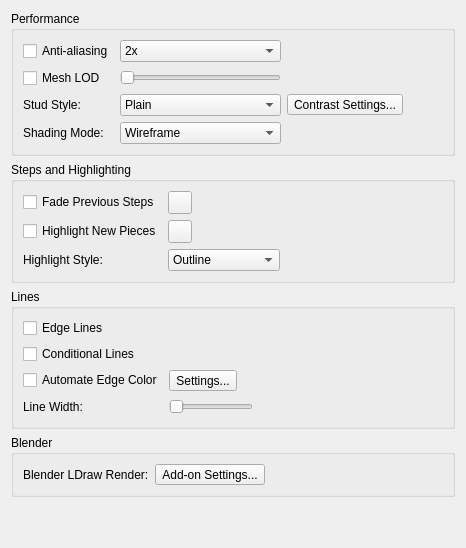
     <widget class="QWidget" name="tabRendering">
      <property name="whatsThis">
       <string>&lt;p&gt;&lt;b&gt;Rendering Preferences&lt;/b&gt;&lt;/p&gt;&lt;p&gt;Control shading, stud geometry, selection appearance, edges, and step effects. Some options are unavailable when the graphics system does not support them.&lt;/p&gt;</string>
      </property>
      <attribute name="title">
       <string>Rendering</string>
      </attribute>
      <layout class="QVBoxLayout" name="verticalLayout_8">
       <item>
        <widget class="QGroupBox" name="PerformanceGroup">
         <property name="title">
          <string>Performance</string>
         </property>
         <layout class="QGridLayout" name="PerformanceLayout">
          <item row="0" column="0">
           <widget class="QCheckBox" name="antiAliasing">
            <property name="toolTip">
             <string>Smooth jagged edges in model views; changes require restarting StudWorks.</string>
            </property>
            <property name="text">
             <string>Anti-aliasing</string>
            </property>
           </widget>
          </item>
          <item row="0" column="1">
           <widget class="QComboBox" name="antiAliasingSamples">
            <property name="accessibleName">
             <string>Antialiasing Samples</string>
            </property>
            <property name="toolTip">
             <string>Choose the antialiasing sample count; more samples can use more graphics resources.</string>
            </property>
            <item>
             <property name="text">
              <string>2x</string>
             </property>
            </item>
            <item>
             <property name="text">
              <string>4x</string>
             </property>
            </item>
            <item>
             <property name="text">
              <string>8x</string>
             </property>
            </item>
           </widget>
          </item>
          <item row="1" column="0">
           <widget class="QCheckBox" name="MeshLOD">
            <property name="toolTip">
             <string>Use simpler meshes for distant pieces to improve display performance.</string>
            </property>
            <property name="text">
             <string>Mesh LOD</string>
            </property>
           </widget>
          </item>
          <item row="1" column="1">
           <widget class="QSlider" name="MeshLODSlider">
            <property name="accessibleName">
             <string>Mesh Detail Distance</string>
            </property>
            <property name="toolTip">
             <string>Set the distance in LDraw units at which simpler piece meshes are used.</string>
            </property>
            <property name="sizePolicy">
             <sizepolicy hsizetype="Minimum" vsizetype="Fixed">
              <horstretch>0</horstretch>
              <verstretch>0</verstretch>
             </sizepolicy>
            </property>
            <property name="orientation">
             <enum>Qt::Orientation::Horizontal</enum>
            </property>
            <property name="tickPosition">
             <enum>QSlider::TickPosition::NoTicks</enum>
            </property>
           </widget>
          </item>
          <item row="1" column="2">
           <widget class="QLabel" name="MeshLODLabel">
            <property name="text">
             <string/>
            </property>
           </widget>
          </item>
          <item row="2" column="0">
           <widget class="QLabel" name="label_24">
            <property name="toolTip">
             <string>Choose stud geometry and the high contrast stud styles.</string>
            </property>
            <property name="buddy">
             <cstring>studStyleCombo</cstring>
            </property>
            <property name="text">
             <string>Stud Style:</string>
            </property>
           </widget>
          </item>
          <item row="2" column="1">
           <widget class="QComboBox" name="studStyleCombo">
            <property name="accessibleName">
             <string>Stud Style</string>
            </property>
            <property name="toolTip">
             <string>Choose stud geometry and the high contrast stud styles.</string>
            </property>
            <item>
             <property name="text">
              <string>Plain</string>
             </property>
            </item>
            <item>
             <property name="text">
              <string>Thin Lines Logo</string>
             </property>
            </item>
            <item>
             <property name="text">
              <string>Outline Logo</string>
             </property>
            </item>
            <item>
             <property name="text">
              <string>Sharp Top Logo</string>
             </property>
            </item>
            <item>
             <property name="text">
              <string>Rounded Top Logo</string>
             </property>
            </item>
            <item>
             <property name="text">
              <string>Flattened Logo</string>
             </property>
            </item>
            <item>
             <property name="text">
              <string>High Contrast</string>
             </property>
            </item>
            <item>
             <property name="text">
              <string>High Contrast with Logo</string>
             </property>
            </item>
           </widget>
          </item>
          <item row="2" column="2">
           <widget class="QToolButton" name="HighContrastButton">
            <property name="toolTip">
             <string>Configure colors and the light/dark threshold for high contrast stud styles.</string>
            </property>
            <property name="text">
             <string>Contrast Settings...</string>
            </property>
           </widget>
          </item>
          <item row="3" column="0">
           <widget class="QLabel" name="label_3">
            <property name="toolTip">
             <string>Choose how piece surfaces and edges are drawn in model views.</string>
            </property>
            <property name="buddy">
             <cstring>ShadingMode</cstring>
            </property>
            <property name="text">
             <string>Shading Mode:</string>
            </property>
           </widget>
          </item>
          <item row="3" column="1">
           <widget class="QComboBox" name="ShadingMode">
            <property name="accessibleName">
             <string>Shading Mode</string>
            </property>
            <property name="toolTip">
             <string>Choose how piece surfaces and edges are drawn in model views.</string>
            </property>
            <item>
             <property name="text">
              <string>Wireframe</string>
             </property>
            </item>
            <item>
             <property name="text">
              <string>Flat Shading</string>
             </property>
            </item>
            <item>
             <property name="text">
              <string>Default Lights</string>
             </property>
            </item>
           </widget>
          </item>
          <item row="0" column="3">
           <spacer name="horizontalSpacer_2">
            <property name="orientation">
             <enum>Qt::Orientation::Horizontal</enum>
            </property>
            <property name="sizeHint" stdset="0">
             <size>
              <width>40</width>
              <height>20</height>
             </size>
            </property>
           </spacer>
          </item>
         </layout>
        </widget>
       </item>
       <item>
        <widget class="QGroupBox" name="StepsGroup">
         <property name="title">
          <string>Steps and Highlighting</string>
         </property>
         <layout class="QGridLayout" name="StepsLayout">
          <item row="0" column="0">
           <widget class="QCheckBox" name="FadeSteps">
            <property name="toolTip">
             <string>Tint pieces from previous building steps with the chosen fade color.</string>
            </property>
            <property name="text">
             <string>Fade Previous Steps</string>
            </property>
           </widget>
          </item>
          <item row="0" column="1">
           <widget class="QToolButton" name="FadeStepsColor">
            <property name="accessibleName">
             <string>Previous Step Color</string>
            </property>
            <property name="toolTip">
             <string>Choose the tint used for pieces from previous steps.</string>
            </property>
            <property name="text">
             <string/>
            </property>
           </widget>
          </item>
          <item row="1" column="0">
           <widget class="QCheckBox" name="HighlightNewParts">
            <property name="toolTip">
             <string>Highlight pieces introduced in the current building step.</string>
            </property>
            <property name="text">
             <string>Highlight New Pieces</string>
            </property>
           </widget>
          </item>
          <item row="1" column="1">
           <widget class="QToolButton" name="HighlightNewPartsColor">
            <property name="accessibleName">
             <string>New Piece Highlight Color</string>
            </property>
            <property name="toolTip">
             <string>Choose the highlight color for pieces in the current step.</string>
            </property>
            <property name="text">
             <string/>
            </property>
           </widget>
          </item>
          <item row="2" column="0">
           <widget class="QLabel" name="HighlightRenderModeLabel">
            <property name="whatsThis">
             <string>&lt;p&gt;&lt;b&gt;Highlight Style&lt;/b&gt;&lt;/p&gt;&lt;p&gt;Choose how selected pieces and pieces added in the current step are highlighted in the viewport. Outline uses fading outlines in the selection, focus, or new-piece highlight color. Selected pieces also receive a faint fill over obscured portions. Tint and Edges uses tinted faces and colored edges for selection, and colored edges for new pieces.&lt;/p&gt;&lt;p&gt;New-piece highlighting requires Highlight New Pieces. Wireframe views, image exports, and systems without outline support use Tint and Edges.&lt;/p&gt;</string>
            </property>
            <property name="toolTip">
             <string>Choose how selected pieces and new pieces are highlighted in the viewport.</string>
            </property>
            <property name="text">
             <string>Highlight Style:</string>
            </property>
            <property name="buddy">
             <cstring>HighlightRenderMode</cstring>
            </property>
           </widget>
          </item>
          <item row="2" column="1">
           <widget class="QComboBox" name="HighlightRenderMode">
            <property name="accessibleName">
             <string>Highlight Style</string>
            </property>
            <property name="whatsThis">
             <string>&lt;p&gt;&lt;b&gt;Highlight Style&lt;/b&gt;&lt;/p&gt;&lt;p&gt;Choose how selected pieces and pieces added in the current step are highlighted in the viewport. Outline uses fading outlines in the selection, focus, or new-piece highlight color. Selected pieces also receive a faint fill over obscured portions. Tint and Edges uses tinted faces and colored edges for selection, and colored edges for new pieces.&lt;/p&gt;&lt;p&gt;New-piece highlighting requires Highlight New Pieces. Wireframe views, image exports, and systems without outline support use Tint and Edges.&lt;/p&gt;</string>
            </property>
            <property name="toolTip">
             <string>Choose how selected pieces and new pieces are highlighted in the viewport.</string>
            </property>
            <item>
             <property name="text">
              <string>Outline</string>
             </property>
            </item>
            <item>
             <property name="text">
              <string>Tint and Edges</string>
             </property>
            </item>
           </widget>
          </item>
          <item row="0" column="3">
           <spacer name="StepsSpacer">
            <property name="orientation">
             <enum>Qt::Orientation::Horizontal</enum>
            </property>
            <property name="sizeHint" stdset="0">
             <size>
              <width>40</width>
              <height>20</height>
             </size>
            </property>
           </spacer>
          </item>
         </layout>
        </widget>
       </item>
       <item>
        <widget class="QGroupBox" name="groupBox_8">
         <property name="title">
          <string>Lines</string>
         </property>
         <layout class="QGridLayout" name="gridLayout_5">
          <item row="3" column="2">
           <widget class="QLabel" name="LineWidthLabel">
            <property name="text">
             <string/>
            </property>
           </widget>
          </item>
          <item row="1" column="0">
           <widget class="QCheckBox" name="ConditionalLinesCheckBox">
            <property name="toolTip">
             <string>Draw conditional lines where needed to show curved piece surfaces.</string>
            </property>
            <property name="text">
             <string>Conditional Lines</string>
            </property>
           </widget>
          </item>
          <item row="3" column="3">
           <spacer name="horizontalSpacer_9">
            <property name="orientation">
             <enum>Qt::Orientation::Horizontal</enum>
            </property>
            <property name="sizeHint" stdset="0">
             <size>
              <width>40</width>
              <height>20</height>
             </size>
            </property>
           </spacer>
          </item>
          <item row="3" column="0">
           <widget class="QLabel" name="label_26">
            <property name="toolTip">
             <string>Set edge-line width within the range supported by the graphics system.</string>
            </property>
            <property name="buddy">
             <cstring>LineWidthSlider</cstring>
            </property>
            <property name="text">
             <string>Line Width:</string>
            </property>
           </widget>
          </item>
          <item row="3" column="1">
           <widget class="QSlider" name="LineWidthSlider">
            <property name="accessibleName">
             <string>Line Width</string>
            </property>
            <property name="toolTip">
             <string>Set edge-line width within the range supported by the graphics system.</string>
            </property>
            <property name="sizePolicy">
             <sizepolicy hsizetype="Minimum" vsizetype="Fixed">
              <horstretch>0</horstretch>
              <verstretch>0</verstretch>
             </sizepolicy>
            </property>
            <property name="orientation">
             <enum>Qt::Orientation::Horizontal</enum>
            </property>
            <property name="tickPosition">
             <enum>QSlider::TickPosition::NoTicks</enum>
            </property>
           </widget>
          </item>
          <item row="0" column="0">
           <widget class="QCheckBox" name="edgeLines">
            <property name="toolTip">
             <string>Draw the edge lines defined by each piece.</string>
            </property>
            <property name="text">
             <string>Edge Lines</string>
            </property>
           </widget>
          </item>
          <item row="2" column="0">
           <widget class="QCheckBox" name="AutomateEdgeColor">
            <property name="toolTip">
             <string>Calculate edge colors from piece colors instead of using their defined edge colors.</string>
            </property>
            <property name="text">
             <string>Automate Edge Color</string>
            </property>
           </widget>
          </item>
          <item row="2" column="1">
           <widget class="QToolButton" name="AutomateEdgeColorButton">
            <property name="toolTip">
             <string>Configure the contrast and saturation used for automated edge colors.</string>
            </property>
            <property name="text">
             <string>Settings...</string>
            </property>
           </widget>
          </item>
         </layout>
        </widget>
       </item>
       <item>
        <widget class="QGroupBox" name="BlenderGroup">
         <property name="title">
          <string>Blender</string>
         </property>
         <layout class="QGridLayout" name="BlenderLayout">
          <item row="0" column="0">
           <widget class="QLabel" name="label_39">
            <property name="whatsThis">
             <string>&lt;p&gt;&lt;b&gt;Blender Add-on Settings&lt;/b&gt;&lt;/p&gt;&lt;p&gt;Open the separate Blender configuration dialog. Its Apply action saves its settings independently of Preferences, and choosing an executable or importer can configure Blender immediately.&lt;/p&gt;</string>
            </property>
            <property name="toolTip">
             <string>Configure Blender and its LDraw import and render add-ons.</string>
            </property>
            <property name="buddy">
             <cstring>BlenderAddonSettingsButton</cstring>
            </property>
            <property name="text">
             <string>Blender LDraw Render:</string>
            </property>
           </widget>
          </item>
          <item row="0" column="1">
           <widget class="QToolButton" name="BlenderAddonSettingsButton">
            <property name="accessibleName">
             <string>Blender LDraw Render</string>
            </property>
            <property name="whatsThis">
             <string>&lt;p&gt;&lt;b&gt;Blender Add-on Settings&lt;/b&gt;&lt;/p&gt;&lt;p&gt;Open the separate Blender configuration dialog. Its Apply action saves its settings independently of Preferences, and choosing an executable or importer can configure Blender immediately.&lt;/p&gt;</string>
            </property>
            <property name="toolTip">
             <string>Configure Blender and its LDraw import and render add-ons.</string>
            </property>
            <property name="text">
             <string>Add-on Settings...</string>
            </property>
           </widget>
          </item>
          <item row="0" column="3">
           <spacer name="BlenderSpacer">
            <property name="orientation">
             <enum>Qt::Orientation::Horizontal</enum>
            </property>
            <property name="sizeHint" stdset="0">
             <size>
              <width>40</width>
              <height>20</height>
             </size>
            </property>
           </spacer>
          </item>
         </layout>
        </widget>
       </item>
       <item>
        <spacer name="verticalSpacer">
         <property name="orientation">
          <enum>Qt::Orientation::Vertical</enum>
         </property>
         <property name="sizeHint" stdset="0">
          <size>
           <width>20</width>
           <height>40</height>
          </size>
         </property>
        </spacer>
       </item>
      </layout>
     </widget>
